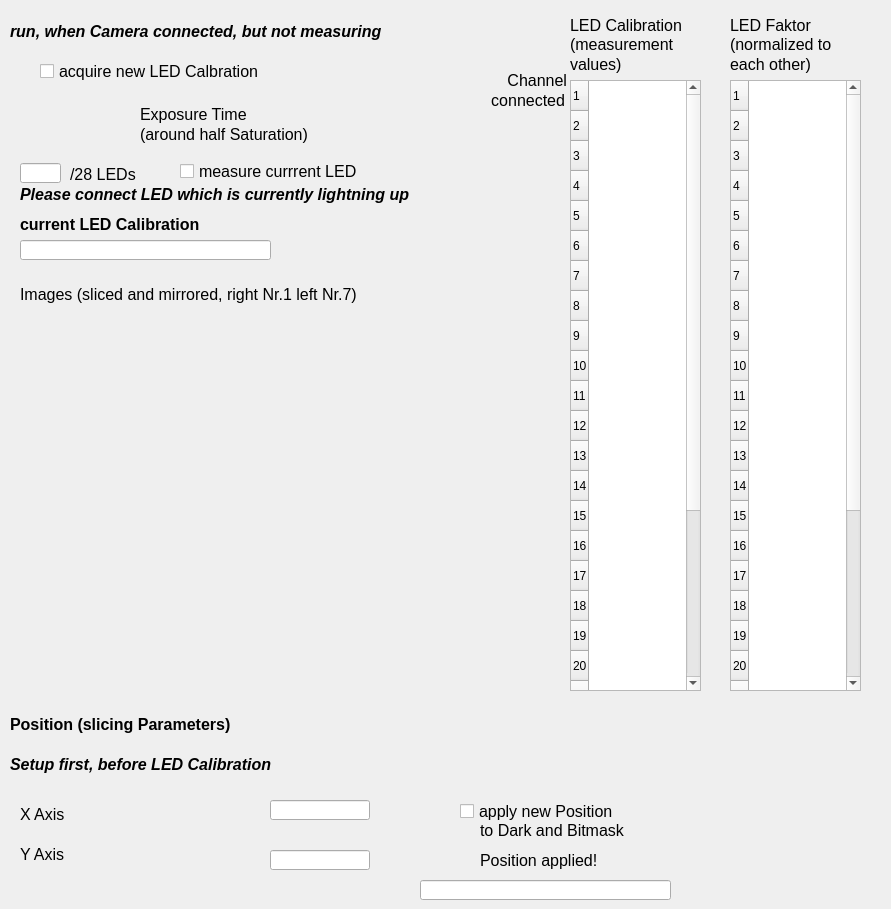
<?xml version="1.0" encoding="UTF-8"?>
<ui version="4.0">
 <class>Dialog</class>
 <widget class="QDialog" name="Dialog">
  <property name="geometry">
   <rect>
    <x>0</x>
    <y>0</y>
    <width>891</width>
    <height>909</height>
   </rect>
  </property>
  <property name="windowTitle">
   <string>Dialog</string>
  </property>
  <widget class="caLabel" name="calabel_9">
   <property name="geometry">
    <rect>
     <x>20</x>
     <y>280</y>
     <width>431</width>
     <height>28</height>
    </rect>
   </property>
   <property name="font">
    <font>
     <pointsize>12</pointsize>
    </font>
   </property>
   <property name="text">
    <string>Images (sliced and mirrored, right Nr.1 left Nr.7)</string>
   </property>
   <property name="alignment">
    <set>Qt::AlignLeading|Qt::AlignLeft|Qt::AlignVCenter</set>
   </property>
   <property name="fontScaleMode">
    <enum>ESimpleLabel::None</enum>
   </property>
  </widget>
  <widget class="caToggleButton" name="catogglebutton_8">
   <property name="geometry">
    <rect>
     <x>40</x>
     <y>60</y>
     <width>421</width>
     <height>22</height>
    </rect>
   </property>
   <property name="font">
    <font>
     <pointsize>12</pointsize>
    </font>
   </property>
   <property name="text">
    <string>acquire new LED Calbration</string>
   </property>
   <property name="channel" stdset="0">
    <string notr="true">$(XX):CAM-acq_LEDCal</string>
   </property>
   <property name="fontScaleMode" stdset="0">
    <enum>caToggleButton::None</enum>
   </property>
  </widget>
  <widget class="caLabel" name="calabel_12">
   <property name="geometry">
    <rect>
     <x>10</x>
     <y>17</y>
     <width>491</width>
     <height>28</height>
    </rect>
   </property>
   <property name="font">
    <font>
     <pointsize>12</pointsize>
     <weight>75</weight>
     <italic>true</italic>
     <bold>true</bold>
    </font>
   </property>
   <property name="text">
    <string>run, when Camera connected, but not measuring</string>
   </property>
   <property name="alignment">
    <set>Qt::AlignLeading|Qt::AlignLeft|Qt::AlignVCenter</set>
   </property>
   <property name="fontScaleMode">
    <enum>ESimpleLabel::None</enum>
   </property>
  </widget>
  <widget class="caTable" name="catable">
   <property name="enabled">
    <bool>true</bool>
   </property>
   <property name="geometry">
    <rect>
     <x>570</x>
     <y>80</y>
     <width>131</width>
     <height>611</height>
    </rect>
   </property>
   <property name="rowCount">
    <number>28</number>
   </property>
   <property name="columnCount">
    <number>0</number>
   </property>
   <property name="channels" stdset="0">
    <string>$(XX):LEDCalA1;$(XX):LEDCalA2;$(XX):LEDCalA3;$(XX):LEDCalA4;$(XX):LEDCalA5;$(XX):LEDCalA6;$(XX):LEDCalA7;$(XX):LEDCalA8;$(XX):LEDCalA9;$(XX):LEDCalA10;$(XX):LEDCalA11;$(XX):LEDCalA12;$(XX):LEDCalA13;$(XX):LEDCalA14;$(XX):LEDCalA15;$(XX):LEDCalA16;$(XX):LEDCalA17;$(XX):LEDCalA18;$(XX):LEDCalA19;$(XX):LEDCalA20;$(XX):LEDCalA21;$(XX):LEDCalA22;$(XX):LEDCalA23;$(XX):LEDCalA24;$(XX):LEDCalA25;$(XX):LEDCalA26;$(XX):LEDCalA27;$(XX):LEDCalA28</string>
   </property>
   <property name="columnSizes">
    <string notr="true">1</string>
   </property>
   <attribute name="horizontalHeaderCascadingSectionResizes">
    <bool>true</bool>
   </attribute>
   <attribute name="horizontalHeaderDefaultSectionSize">
    <number>100</number>
   </attribute>
   <attribute name="horizontalHeaderStretchLastSection">
    <bool>true</bool>
   </attribute>
   <attribute name="verticalHeaderVisible">
    <bool>true</bool>
   </attribute>
   <row/>
   <row/>
   <row/>
   <row/>
   <row/>
   <row/>
   <row/>
   <row/>
   <row/>
   <row/>
   <row/>
   <row/>
   <row/>
   <row/>
   <row/>
   <row/>
   <row/>
   <row/>
   <row/>
   <row/>
   <row/>
   <row/>
   <row/>
   <row/>
   <row/>
   <row/>
   <row/>
   <row/>
  </widget>
  <widget class="caLineEdit" name="calineedit_5">
   <property name="geometry">
    <rect>
     <x>20</x>
     <y>240</y>
     <width>251</width>
     <height>20</height>
    </rect>
   </property>
   <property name="readOnly">
    <bool>true</bool>
   </property>
   <property name="channel" stdset="0">
    <string notr="true">$(XX):LEDCal-Time</string>
   </property>
  </widget>
  <widget class="caLabel" name="calabel_3">
   <property name="geometry">
    <rect>
     <x>20</x>
     <y>210</y>
     <width>361</width>
     <height>28</height>
    </rect>
   </property>
   <property name="font">
    <font>
     <pointsize>12</pointsize>
     <weight>75</weight>
     <bold>true</bold>
    </font>
   </property>
   <property name="text">
    <string>current LED Calibration</string>
   </property>
   <property name="alignment">
    <set>Qt::AlignLeading|Qt::AlignLeft|Qt::AlignVCenter</set>
   </property>
   <property name="fontScaleMode">
    <enum>ESimpleLabel::None</enum>
   </property>
  </widget>
  <widget class="caLabel" name="calabel_13">
   <property name="geometry">
    <rect>
     <x>570</x>
     <y>10</y>
     <width>141</width>
     <height>31</height>
    </rect>
   </property>
   <property name="font">
    <font>
     <pointsize>12</pointsize>
    </font>
   </property>
   <property name="layoutDirection">
    <enum>Qt::LeftToRight</enum>
   </property>
   <property name="text">
    <string>LED Calibration </string>
   </property>
   <property name="alignment">
    <set>Qt::AlignLeading|Qt::AlignLeft|Qt::AlignVCenter</set>
   </property>
   <property name="fontScaleMode">
    <enum>ESimpleLabel::None</enum>
   </property>
  </widget>
  <widget class="caLabel" name="calabel_14">
   <property name="geometry">
    <rect>
     <x>520</x>
     <y>30</y>
     <width>161</width>
     <height>28</height>
    </rect>
   </property>
   <property name="font">
    <font>
     <pointsize>12</pointsize>
    </font>
   </property>
   <property name="layoutDirection">
    <enum>Qt::LeftToRight</enum>
   </property>
   <property name="text">
    <string/>
   </property>
   <property name="alignment">
    <set>Qt::AlignLeading|Qt::AlignLeft|Qt::AlignVCenter</set>
   </property>
   <property name="fontScaleMode">
    <enum>ESimpleLabel::None</enum>
   </property>
  </widget>
  <widget class="caLabel" name="calabel_15">
   <property name="geometry">
    <rect>
     <x>520</x>
     <y>50</y>
     <width>161</width>
     <height>28</height>
    </rect>
   </property>
   <property name="font">
    <font>
     <pointsize>12</pointsize>
    </font>
   </property>
   <property name="layoutDirection">
    <enum>Qt::LeftToRight</enum>
   </property>
   <property name="text">
    <string/>
   </property>
   <property name="alignment">
    <set>Qt::AlignLeading|Qt::AlignLeft|Qt::AlignVCenter</set>
   </property>
   <property name="fontScaleMode">
    <enum>ESimpleLabel::None</enum>
   </property>
  </widget>
  <widget class="caLed" name="caled_3">
   <property name="geometry">
    <rect>
     <x>10</x>
     <y>57</y>
     <width>30</width>
     <height>30</height>
    </rect>
   </property>
   <property name="channel" stdset="0">
    <string notr="true">$(XX):CAM-acq_LEDCal</string>
   </property>
  </widget>
  <widget class="caLabel" name="calabel_16">
   <property name="geometry">
    <rect>
     <x>20</x>
     <y>800</y>
     <width>51</width>
     <height>28</height>
    </rect>
   </property>
   <property name="font">
    <font>
     <pointsize>12</pointsize>
    </font>
   </property>
   <property name="text">
    <string>X Axis</string>
   </property>
   <property name="alignment">
    <set>Qt::AlignLeading|Qt::AlignLeft|Qt::AlignVCenter</set>
   </property>
   <property name="fontScaleMode">
    <enum>ESimpleLabel::None</enum>
   </property>
  </widget>
  <widget class="caLabel" name="calabel_17">
   <property name="geometry">
    <rect>
     <x>20</x>
     <y>840</y>
     <width>51</width>
     <height>28</height>
    </rect>
   </property>
   <property name="font">
    <font>
     <pointsize>12</pointsize>
    </font>
   </property>
   <property name="text">
    <string>Y Axis</string>
   </property>
   <property name="alignment">
    <set>Qt::AlignLeading|Qt::AlignLeft|Qt::AlignVCenter</set>
   </property>
   <property name="fontScaleMode">
    <enum>ESimpleLabel::None</enum>
   </property>
  </widget>
  <widget class="caLabel" name="calabel_4">
   <property name="geometry">
    <rect>
     <x>10</x>
     <y>710</y>
     <width>351</width>
     <height>28</height>
    </rect>
   </property>
   <property name="font">
    <font>
     <pointsize>12</pointsize>
     <weight>75</weight>
     <bold>true</bold>
    </font>
   </property>
   <property name="text">
    <string>Position (slicing Parameters)</string>
   </property>
   <property name="alignment">
    <set>Qt::AlignLeading|Qt::AlignLeft|Qt::AlignVCenter</set>
   </property>
   <property name="fontScaleMode">
    <enum>ESimpleLabel::None</enum>
   </property>
  </widget>
  <widget class="caNumeric" name="canumeric_2">
   <property name="geometry">
    <rect>
     <x>80</x>
     <y>790</y>
     <width>81</width>
     <height>41</height>
    </rect>
   </property>
   <property name="integerDigits" stdset="0">
    <number>3</number>
   </property>
   <property name="decimalDigits" stdset="0">
    <number>0</number>
   </property>
   <property name="channel" stdset="0">
    <string notr="true">$(XX):CAM-X_START</string>
   </property>
  </widget>
  <widget class="caLineEdit" name="calineedit_13">
   <property name="geometry">
    <rect>
     <x>270</x>
     <y>800</y>
     <width>100</width>
     <height>20</height>
    </rect>
   </property>
   <property name="readOnly">
    <bool>true</bool>
   </property>
   <property name="channel" stdset="0">
    <string notr="true">$(XX):CAM-IMAGEx</string>
   </property>
   <property name="unitsEnabled">
    <bool>true</bool>
   </property>
  </widget>
  <widget class="caLineEdit" name="calineedit_14">
   <property name="geometry">
    <rect>
     <x>270</x>
     <y>850</y>
     <width>100</width>
     <height>20</height>
    </rect>
   </property>
   <property name="readOnly">
    <bool>true</bool>
   </property>
   <property name="channel" stdset="0">
    <string notr="true">$(XX):CAM-IMAGEy</string>
   </property>
   <property name="unitsEnabled">
    <bool>true</bool>
   </property>
  </widget>
  <widget class="caNumeric" name="canumeric_3">
   <property name="geometry">
    <rect>
     <x>170</x>
     <y>790</y>
     <width>81</width>
     <height>41</height>
    </rect>
   </property>
   <property name="integerDigits" stdset="0">
    <number>3</number>
   </property>
   <property name="decimalDigits" stdset="0">
    <number>0</number>
   </property>
   <property name="channel" stdset="0">
    <string notr="true">$(XX):CAM-X_END</string>
   </property>
  </widget>
  <widget class="caNumeric" name="canumeric_8">
   <property name="geometry">
    <rect>
     <x>170</x>
     <y>840</y>
     <width>81</width>
     <height>41</height>
    </rect>
   </property>
   <property name="integerDigits" stdset="0">
    <number>3</number>
   </property>
   <property name="decimalDigits" stdset="0">
    <number>0</number>
   </property>
   <property name="channel" stdset="0">
    <string notr="true">$(XX):CAM-Y_END</string>
   </property>
  </widget>
  <widget class="caNumeric" name="canumeric_9">
   <property name="geometry">
    <rect>
     <x>80</x>
     <y>840</y>
     <width>81</width>
     <height>41</height>
    </rect>
   </property>
   <property name="integerDigits" stdset="0">
    <number>3</number>
   </property>
   <property name="decimalDigits" stdset="0">
    <number>0</number>
   </property>
   <property name="channel" stdset="0">
    <string notr="true">$(XX):CAM-Y_START</string>
   </property>
  </widget>
  <widget class="caLabel" name="calabel_18">
   <property name="geometry">
    <rect>
     <x>10</x>
     <y>750</y>
     <width>661</width>
     <height>28</height>
    </rect>
   </property>
   <property name="font">
    <font>
     <pointsize>12</pointsize>
     <weight>75</weight>
     <italic>true</italic>
     <bold>true</bold>
    </font>
   </property>
   <property name="text">
    <string>Setup first, before LED Calibration</string>
   </property>
   <property name="alignment">
    <set>Qt::AlignLeading|Qt::AlignLeft|Qt::AlignVCenter</set>
   </property>
   <property name="fontScaleMode">
    <enum>ESimpleLabel::None</enum>
   </property>
  </widget>
  <widget class="caToggleButton" name="catogglebutton_9">
   <property name="geometry">
    <rect>
     <x>460</x>
     <y>800</y>
     <width>201</width>
     <height>22</height>
    </rect>
   </property>
   <property name="font">
    <font>
     <pointsize>12</pointsize>
    </font>
   </property>
   <property name="text">
    <string>apply new Position</string>
   </property>
   <property name="channel" stdset="0">
    <string notr="true">$(XX):CAM-applyPOS</string>
   </property>
   <property name="fontScaleMode" stdset="0">
    <enum>caToggleButton::None</enum>
   </property>
  </widget>
  <widget class="caLed" name="caled_4">
   <property name="geometry">
    <rect>
     <x>450</x>
     <y>840</y>
     <width>30</width>
     <height>35</height>
    </rect>
   </property>
   <property name="channel" stdset="0">
    <string notr="true">$(XX):POS-applied</string>
   </property>
  </widget>
  <widget class="caLabel" name="calabel_19">
   <property name="geometry">
    <rect>
     <x>480</x>
     <y>820</y>
     <width>191</width>
     <height>20</height>
    </rect>
   </property>
   <property name="font">
    <font>
     <pointsize>12</pointsize>
    </font>
   </property>
   <property name="text">
    <string>to Dark and Bitmask</string>
   </property>
   <property name="alignment">
    <set>Qt::AlignLeading|Qt::AlignLeft|Qt::AlignVCenter</set>
   </property>
   <property name="fontScaleMode">
    <enum>ESimpleLabel::None</enum>
   </property>
  </widget>
  <widget class="caLabel" name="calabel_20">
   <property name="geometry">
    <rect>
     <x>480</x>
     <y>850</y>
     <width>191</width>
     <height>20</height>
    </rect>
   </property>
   <property name="font">
    <font>
     <pointsize>12</pointsize>
    </font>
   </property>
   <property name="text">
    <string>Position applied!</string>
   </property>
   <property name="alignment">
    <set>Qt::AlignLeading|Qt::AlignLeft|Qt::AlignVCenter</set>
   </property>
   <property name="fontScaleMode">
    <enum>ESimpleLabel::None</enum>
   </property>
  </widget>
  <widget class="caLineEdit" name="calineedit_6">
   <property name="geometry">
    <rect>
     <x>420</x>
     <y>880</y>
     <width>251</width>
     <height>20</height>
    </rect>
   </property>
   <property name="readOnly">
    <bool>true</bool>
   </property>
   <property name="channel" stdset="0">
    <string notr="true">$(XX):POS-Time</string>
   </property>
  </widget>
  <widget class="caLabel" name="calabel_21">
   <property name="geometry">
    <rect>
     <x>730</x>
     <y>10</y>
     <width>141</width>
     <height>31</height>
    </rect>
   </property>
   <property name="font">
    <font>
     <pointsize>12</pointsize>
    </font>
   </property>
   <property name="layoutDirection">
    <enum>Qt::LeftToRight</enum>
   </property>
   <property name="text">
    <string>LED Faktor</string>
   </property>
   <property name="alignment">
    <set>Qt::AlignLeading|Qt::AlignLeft|Qt::AlignVCenter</set>
   </property>
   <property name="fontScaleMode">
    <enum>ESimpleLabel::None</enum>
   </property>
  </widget>
  <widget class="caLabel" name="calabel_22">
   <property name="geometry">
    <rect>
     <x>730</x>
     <y>30</y>
     <width>161</width>
     <height>28</height>
    </rect>
   </property>
   <property name="font">
    <font>
     <pointsize>12</pointsize>
    </font>
   </property>
   <property name="layoutDirection">
    <enum>Qt::LeftToRight</enum>
   </property>
   <property name="text">
    <string>(normalized to</string>
   </property>
   <property name="alignment">
    <set>Qt::AlignLeading|Qt::AlignLeft|Qt::AlignVCenter</set>
   </property>
   <property name="fontScaleMode">
    <enum>ESimpleLabel::None</enum>
   </property>
  </widget>
  <widget class="caLabel" name="calabel_23">
   <property name="geometry">
    <rect>
     <x>730</x>
     <y>50</y>
     <width>161</width>
     <height>28</height>
    </rect>
   </property>
   <property name="font">
    <font>
     <pointsize>12</pointsize>
    </font>
   </property>
   <property name="layoutDirection">
    <enum>Qt::LeftToRight</enum>
   </property>
   <property name="text">
    <string>each other)</string>
   </property>
   <property name="alignment">
    <set>Qt::AlignLeading|Qt::AlignLeft|Qt::AlignVCenter</set>
   </property>
   <property name="fontScaleMode">
    <enum>ESimpleLabel::None</enum>
   </property>
  </widget>
  <widget class="caTable" name="catable_2">
   <property name="enabled">
    <bool>true</bool>
   </property>
   <property name="geometry">
    <rect>
     <x>730</x>
     <y>80</y>
     <width>131</width>
     <height>611</height>
    </rect>
   </property>
   <property name="rowCount">
    <number>28</number>
   </property>
   <property name="columnCount">
    <number>0</number>
   </property>
   <property name="channels" stdset="0">
    <string>$(XX):LEDFAKTOR1;$(XX):LEDFAKTOR2;$(XX):LEDFAKTOR3;$(XX):LEDFAKTOR4;$(XX):LEDFAKTOR5;$(XX):LEDFAKTOR6;$(XX):LEDFAKTOR7;$(XX):LEDFAKTOR8;$(XX):LEDFAKTOR9;$(XX):LEDFAKTOR10;$(XX):LEDFAKTOR11;$(XX):LEDFAKTOR12;$(XX):LEDFAKTOR13;$(XX):LEDFAKTOR14;$(XX):LEDFAKTOR15;$(XX):LEDFAKTOR16;$(XX):LEDFAKTOR17;$(XX):LEDFAKTOR18;$(XX):LEDFAKTOR19;$(XX):LEDFAKTOR20;$(XX):LEDFAKTOR21;$(XX):LEDFAKTOR22;$(XX):LEDFAKTOR23;$(XX):LEDFAKTOR24;$(XX):LEDFAKTOR25;$(XX):LEDFAKTOR26;$(XX):LEDFAKTOR27;$(XX):LEDFAKTOR28</string>
   </property>
   <property name="columnSizes">
    <string notr="true">0</string>
   </property>
   <attribute name="horizontalHeaderCascadingSectionResizes">
    <bool>true</bool>
   </attribute>
   <attribute name="horizontalHeaderDefaultSectionSize">
    <number>100</number>
   </attribute>
   <attribute name="horizontalHeaderStretchLastSection">
    <bool>true</bool>
   </attribute>
   <attribute name="verticalHeaderVisible">
    <bool>true</bool>
   </attribute>
   <row/>
   <row/>
   <row/>
   <row/>
   <row/>
   <row/>
   <row/>
   <row/>
   <row/>
   <row/>
   <row/>
   <row/>
   <row/>
   <row/>
   <row/>
   <row/>
   <row/>
   <row/>
   <row/>
   <row/>
   <row/>
   <row/>
   <row/>
   <row/>
   <row/>
   <row/>
   <row/>
   <row/>
  </widget>
  <widget class="caLed" name="caled_25">
   <property name="geometry">
    <rect>
     <x>550</x>
     <y>290</y>
     <width>18</width>
     <height>18</height>
    </rect>
   </property>
   <property name="channel" stdset="0">
    <string notr="true">$(XX):ChlA10</string>
   </property>
   <property name="colorMode">
    <enum>caLed::Static</enum>
   </property>
   <property name="trueColor">
    <color>
     <red>0</red>
     <green>255</green>
     <blue>0</blue>
    </color>
   </property>
  </widget>
  <widget class="caLed" name="caled_46">
   <property name="geometry">
    <rect>
     <x>550</x>
     <y>651</y>
     <width>18</width>
     <height>18</height>
    </rect>
   </property>
   <property name="channel" stdset="0">
    <string notr="true">$(XX):ChlA28</string>
   </property>
   <property name="colorMode">
    <enum>caLed::Static</enum>
   </property>
   <property name="trueColor">
    <color>
     <red>0</red>
     <green>255</green>
     <blue>0</blue>
    </color>
   </property>
  </widget>
  <widget class="caLed" name="caled_42">
   <property name="geometry">
    <rect>
     <x>550</x>
     <y>570</y>
     <width>18</width>
     <height>18</height>
    </rect>
   </property>
   <property name="channel" stdset="0">
    <string notr="true">$(XX):ChlA24</string>
   </property>
   <property name="colorMode">
    <enum>caLed::Static</enum>
   </property>
   <property name="trueColor">
    <color>
     <red>0</red>
     <green>255</green>
     <blue>0</blue>
    </color>
   </property>
  </widget>
  <widget class="caLed" name="caled_14">
   <property name="geometry">
    <rect>
     <x>550</x>
     <y>210</y>
     <width>18</width>
     <height>18</height>
    </rect>
   </property>
   <property name="channel" stdset="0">
    <string notr="true">$(XX):ChlA6</string>
   </property>
   <property name="colorMode">
    <enum>caLed::Static</enum>
   </property>
   <property name="trueColor">
    <color>
     <red>0</red>
     <green>255</green>
     <blue>0</blue>
    </color>
   </property>
  </widget>
  <widget class="caLed" name="caled_37">
   <property name="geometry">
    <rect>
     <x>550</x>
     <y>470</y>
     <width>18</width>
     <height>18</height>
    </rect>
   </property>
   <property name="channel" stdset="0">
    <string notr="true">$(XX):ChlA19</string>
   </property>
   <property name="colorMode">
    <enum>caLed::Static</enum>
   </property>
   <property name="trueColor">
    <color>
     <red>0</red>
     <green>255</green>
     <blue>0</blue>
    </color>
   </property>
  </widget>
  <widget class="caLed" name="caled_33">
   <property name="geometry">
    <rect>
     <x>550</x>
     <y>390</y>
     <width>18</width>
     <height>18</height>
    </rect>
   </property>
   <property name="channel" stdset="0">
    <string notr="true">$(XX):ChlA15</string>
   </property>
   <property name="colorMode">
    <enum>caLed::Static</enum>
   </property>
   <property name="trueColor">
    <color>
     <red>0</red>
     <green>255</green>
     <blue>0</blue>
    </color>
   </property>
  </widget>
  <widget class="caLed" name="caled_26">
   <property name="geometry">
    <rect>
     <x>550</x>
     <y>310</y>
     <width>18</width>
     <height>18</height>
    </rect>
   </property>
   <property name="channel" stdset="0">
    <string notr="true">$(XX):ChlA11</string>
   </property>
   <property name="colorMode">
    <enum>caLed::Static</enum>
   </property>
   <property name="trueColor">
    <color>
     <red>0</red>
     <green>255</green>
     <blue>0</blue>
    </color>
   </property>
  </widget>
  <widget class="caLed" name="caled_15">
   <property name="geometry">
    <rect>
     <x>550</x>
     <y>230</y>
     <width>18</width>
     <height>18</height>
    </rect>
   </property>
   <property name="channel" stdset="0">
    <string notr="true">$(XX):ChlA7</string>
   </property>
   <property name="colorMode">
    <enum>caLed::Static</enum>
   </property>
   <property name="trueColor">
    <color>
     <red>0</red>
     <green>255</green>
     <blue>0</blue>
    </color>
   </property>
  </widget>
  <widget class="caLabel" name="calabel_24">
   <property name="geometry">
    <rect>
     <x>496</x>
     <y>70</y>
     <width>71</width>
     <height>21</height>
    </rect>
   </property>
   <property name="font">
    <font>
     <pointsize>12</pointsize>
    </font>
   </property>
   <property name="layoutDirection">
    <enum>Qt::RightToLeft</enum>
   </property>
   <property name="text">
    <string>Channel</string>
   </property>
   <property name="alignment">
    <set>Qt::AlignRight|Qt::AlignTrailing|Qt::AlignVCenter</set>
   </property>
   <property name="fontScaleMode">
    <enum>ESimpleLabel::None</enum>
   </property>
  </widget>
  <widget class="caLed" name="caled_43">
   <property name="geometry">
    <rect>
     <x>550</x>
     <y>590</y>
     <width>18</width>
     <height>18</height>
    </rect>
   </property>
   <property name="channel" stdset="0">
    <string notr="true">$(XX):ChlA25</string>
   </property>
   <property name="colorMode">
    <enum>caLed::Static</enum>
   </property>
   <property name="trueColor">
    <color>
     <red>0</red>
     <green>255</green>
     <blue>0</blue>
    </color>
   </property>
  </widget>
  <widget class="caLed" name="caled_38">
   <property name="geometry">
    <rect>
     <x>550</x>
     <y>490</y>
     <width>18</width>
     <height>18</height>
    </rect>
   </property>
   <property name="channel" stdset="0">
    <string notr="true">$(XX):ChlA20</string>
   </property>
   <property name="colorMode">
    <enum>caLed::Static</enum>
   </property>
   <property name="trueColor">
    <color>
     <red>0</red>
     <green>255</green>
     <blue>0</blue>
    </color>
   </property>
  </widget>
  <widget class="caLed" name="caled_34">
   <property name="geometry">
    <rect>
     <x>550</x>
     <y>410</y>
     <width>18</width>
     <height>18</height>
    </rect>
   </property>
   <property name="channel" stdset="0">
    <string notr="true">$(XX):ChlA16</string>
   </property>
   <property name="colorMode">
    <enum>caLed::Static</enum>
   </property>
   <property name="trueColor">
    <color>
     <red>0</red>
     <green>255</green>
     <blue>0</blue>
    </color>
   </property>
  </widget>
  <widget class="caLed" name="caled_40">
   <property name="geometry">
    <rect>
     <x>550</x>
     <y>530</y>
     <width>18</width>
     <height>18</height>
    </rect>
   </property>
   <property name="channel" stdset="0">
    <string notr="true">$(XX):ChlA22</string>
   </property>
   <property name="colorMode">
    <enum>caLed::Static</enum>
   </property>
   <property name="trueColor">
    <color>
     <red>0</red>
     <green>255</green>
     <blue>0</blue>
    </color>
   </property>
  </widget>
  <widget class="caLed" name="caled_28">
   <property name="geometry">
    <rect>
     <x>550</x>
     <y>330</y>
     <width>18</width>
     <height>18</height>
    </rect>
   </property>
   <property name="channel" stdset="0">
    <string notr="true">$(XX):ChlA12</string>
   </property>
   <property name="colorMode">
    <enum>caLed::Static</enum>
   </property>
   <property name="trueColor">
    <color>
     <red>0</red>
     <green>255</green>
     <blue>0</blue>
    </color>
   </property>
  </widget>
  <widget class="caLed" name="caled_16">
   <property name="geometry">
    <rect>
     <x>550</x>
     <y>250</y>
     <width>18</width>
     <height>18</height>
    </rect>
   </property>
   <property name="channel" stdset="0">
    <string notr="true">$(XX):ChlA8</string>
   </property>
   <property name="colorMode">
    <enum>caLed::Static</enum>
   </property>
   <property name="trueColor">
    <color>
     <red>0</red>
     <green>255</green>
     <blue>0</blue>
    </color>
   </property>
  </widget>
  <widget class="caLed" name="caled_12">
   <property name="geometry">
    <rect>
     <x>550</x>
     <y>170</y>
     <width>18</width>
     <height>18</height>
    </rect>
   </property>
   <property name="channel" stdset="0">
    <string notr="true">$(XX):ChlA4</string>
   </property>
   <property name="colorMode">
    <enum>caLed::Static</enum>
   </property>
   <property name="trueColor">
    <color>
     <red>0</red>
     <green>255</green>
     <blue>0</blue>
    </color>
   </property>
  </widget>
  <widget class="caLabel" name="calabel_25">
   <property name="geometry">
    <rect>
     <x>474</x>
     <y>90</y>
     <width>91</width>
     <height>21</height>
    </rect>
   </property>
   <property name="font">
    <font>
     <pointsize>12</pointsize>
    </font>
   </property>
   <property name="layoutDirection">
    <enum>Qt::RightToLeft</enum>
   </property>
   <property name="text">
    <string>connected</string>
   </property>
   <property name="alignment">
    <set>Qt::AlignRight|Qt::AlignTrailing|Qt::AlignVCenter</set>
   </property>
   <property name="fontScaleMode">
    <enum>ESimpleLabel::None</enum>
   </property>
  </widget>
  <widget class="caLed" name="caled_44">
   <property name="geometry">
    <rect>
     <x>550</x>
     <y>610</y>
     <width>18</width>
     <height>18</height>
    </rect>
   </property>
   <property name="channel" stdset="0">
    <string notr="true">$(XX):ChlA26</string>
   </property>
   <property name="colorMode">
    <enum>caLed::Static</enum>
   </property>
   <property name="trueColor">
    <color>
     <red>0</red>
     <green>255</green>
     <blue>0</blue>
    </color>
   </property>
  </widget>
  <widget class="caLed" name="caled_39">
   <property name="geometry">
    <rect>
     <x>550</x>
     <y>510</y>
     <width>18</width>
     <height>18</height>
    </rect>
   </property>
   <property name="channel" stdset="0">
    <string notr="true">$(XX):ChlA21</string>
   </property>
   <property name="colorMode">
    <enum>caLed::Static</enum>
   </property>
   <property name="trueColor">
    <color>
     <red>0</red>
     <green>255</green>
     <blue>0</blue>
    </color>
   </property>
  </widget>
  <widget class="caLed" name="caled">
   <property name="geometry">
    <rect>
     <x>550</x>
     <y>110</y>
     <width>18</width>
     <height>18</height>
    </rect>
   </property>
   <property name="channel" stdset="0">
    <string notr="true">$(XX):ChlA1</string>
   </property>
   <property name="colorMode">
    <enum>caLed::Static</enum>
   </property>
   <property name="trueColor">
    <color>
     <red>0</red>
     <green>255</green>
     <blue>0</blue>
    </color>
   </property>
  </widget>
  <widget class="caLed" name="caled_35">
   <property name="geometry">
    <rect>
     <x>550</x>
     <y>430</y>
     <width>18</width>
     <height>18</height>
    </rect>
   </property>
   <property name="channel" stdset="0">
    <string notr="true">$(XX):ChlA17</string>
   </property>
   <property name="colorMode">
    <enum>caLed::Static</enum>
   </property>
   <property name="trueColor">
    <color>
     <red>0</red>
     <green>255</green>
     <blue>0</blue>
    </color>
   </property>
  </widget>
  <widget class="caLed" name="caled_8">
   <property name="geometry">
    <rect>
     <x>550</x>
     <y>150</y>
     <width>18</width>
     <height>18</height>
    </rect>
   </property>
   <property name="channel" stdset="0">
    <string notr="true">$(XX):ChlA3</string>
   </property>
   <property name="colorMode">
    <enum>caLed::Static</enum>
   </property>
   <property name="trueColor">
    <color>
     <red>0</red>
     <green>255</green>
     <blue>0</blue>
    </color>
   </property>
  </widget>
  <widget class="caLed" name="caled_30">
   <property name="geometry">
    <rect>
     <x>550</x>
     <y>350</y>
     <width>18</width>
     <height>18</height>
    </rect>
   </property>
   <property name="channel" stdset="0">
    <string notr="true">$(XX):ChlA13</string>
   </property>
   <property name="colorMode">
    <enum>caLed::Static</enum>
   </property>
   <property name="trueColor">
    <color>
     <red>0</red>
     <green>255</green>
     <blue>0</blue>
    </color>
   </property>
  </widget>
  <widget class="caLed" name="caled_24">
   <property name="geometry">
    <rect>
     <x>550</x>
     <y>270</y>
     <width>18</width>
     <height>18</height>
    </rect>
   </property>
   <property name="channel" stdset="0">
    <string notr="true">$(XX):ChlA9</string>
   </property>
   <property name="colorMode">
    <enum>caLed::Static</enum>
   </property>
   <property name="trueColor">
    <color>
     <red>0</red>
     <green>255</green>
     <blue>0</blue>
    </color>
   </property>
  </widget>
  <widget class="caLed" name="caled_45">
   <property name="geometry">
    <rect>
     <x>550</x>
     <y>630</y>
     <width>18</width>
     <height>18</height>
    </rect>
   </property>
   <property name="channel" stdset="0">
    <string notr="true">$(XX):ChlA27</string>
   </property>
   <property name="colorMode">
    <enum>caLed::Static</enum>
   </property>
   <property name="trueColor">
    <color>
     <red>0</red>
     <green>255</green>
     <blue>0</blue>
    </color>
   </property>
  </widget>
  <widget class="caLed" name="caled_41">
   <property name="geometry">
    <rect>
     <x>550</x>
     <y>550</y>
     <width>18</width>
     <height>18</height>
    </rect>
   </property>
   <property name="channel" stdset="0">
    <string notr="true">$(XX):ChlA23</string>
   </property>
   <property name="colorMode">
    <enum>caLed::Static</enum>
   </property>
   <property name="trueColor">
    <color>
     <red>0</red>
     <green>255</green>
     <blue>0</blue>
    </color>
   </property>
  </widget>
  <widget class="caLed" name="caled_2">
   <property name="geometry">
    <rect>
     <x>550</x>
     <y>130</y>
     <width>18</width>
     <height>18</height>
    </rect>
   </property>
   <property name="channel" stdset="0">
    <string notr="true">$(XX):ChlA2</string>
   </property>
   <property name="colorMode">
    <enum>caLed::Static</enum>
   </property>
   <property name="trueColor">
    <color>
     <red>0</red>
     <green>255</green>
     <blue>0</blue>
    </color>
   </property>
  </widget>
  <widget class="caLed" name="caled_13">
   <property name="geometry">
    <rect>
     <x>550</x>
     <y>190</y>
     <width>18</width>
     <height>18</height>
    </rect>
   </property>
   <property name="channel" stdset="0">
    <string notr="true">$(XX):ChlA5</string>
   </property>
   <property name="colorMode">
    <enum>caLed::Static</enum>
   </property>
   <property name="trueColor">
    <color>
     <red>0</red>
     <green>255</green>
     <blue>0</blue>
    </color>
   </property>
  </widget>
  <widget class="caLed" name="caled_36">
   <property name="geometry">
    <rect>
     <x>550</x>
     <y>450</y>
     <width>18</width>
     <height>18</height>
    </rect>
   </property>
   <property name="channel" stdset="0">
    <string notr="true">$(XX):ChlA18</string>
   </property>
   <property name="colorMode">
    <enum>caLed::Static</enum>
   </property>
   <property name="trueColor">
    <color>
     <red>0</red>
     <green>255</green>
     <blue>0</blue>
    </color>
   </property>
  </widget>
  <widget class="caLed" name="caled_32">
   <property name="geometry">
    <rect>
     <x>550</x>
     <y>370</y>
     <width>18</width>
     <height>18</height>
    </rect>
   </property>
   <property name="channel" stdset="0">
    <string notr="true">$(XX):ChlA14</string>
   </property>
   <property name="colorMode">
    <enum>caLed::Static</enum>
   </property>
   <property name="trueColor">
    <color>
     <red>0</red>
     <green>255</green>
     <blue>0</blue>
    </color>
   </property>
  </widget>
  <widget class="caLabel" name="calabel_26">
   <property name="geometry">
    <rect>
     <x>140</x>
     <y>100</y>
     <width>171</width>
     <height>28</height>
    </rect>
   </property>
   <property name="font">
    <font>
     <pointsize>12</pointsize>
    </font>
   </property>
   <property name="text">
    <string>Exposure Time</string>
   </property>
   <property name="alignment">
    <set>Qt::AlignLeading|Qt::AlignLeft|Qt::AlignVCenter</set>
   </property>
   <property name="fontScaleMode">
    <enum>ESimpleLabel::None</enum>
   </property>
  </widget>
  <widget class="caNumeric" name="canumeric_4">
   <property name="geometry">
    <rect>
     <x>20</x>
     <y>100</y>
     <width>111</width>
     <height>41</height>
    </rect>
   </property>
   <property name="integerDigits" stdset="0">
    <number>8</number>
   </property>
   <property name="decimalDigits" stdset="0">
    <number>0</number>
   </property>
   <property name="channel" stdset="0">
    <string notr="true">$(XX):LEDCal-EXPT</string>
   </property>
   <property name="limitsMode">
    <enum>caNumeric::User</enum>
   </property>
   <property name="maxValue">
    <double>20000000.000000000000000</double>
   </property>
   <property name="minValue">
    <double>0.000000000000000</double>
   </property>
  </widget>
  <widget class="caLabel" name="calabel_27">
   <property name="geometry">
    <rect>
     <x>140</x>
     <y>120</y>
     <width>201</width>
     <height>28</height>
    </rect>
   </property>
   <property name="font">
    <font>
     <pointsize>12</pointsize>
    </font>
   </property>
   <property name="text">
    <string>(around half Saturation)</string>
   </property>
   <property name="alignment">
    <set>Qt::AlignLeading|Qt::AlignLeft|Qt::AlignVCenter</set>
   </property>
   <property name="fontScaleMode">
    <enum>ESimpleLabel::None</enum>
   </property>
  </widget>
  <widget class="caLabel" name="calabel_28">
   <property name="geometry">
    <rect>
     <x>570</x>
     <y>50</y>
     <width>161</width>
     <height>28</height>
    </rect>
   </property>
   <property name="font">
    <font>
     <pointsize>12</pointsize>
    </font>
   </property>
   <property name="layoutDirection">
    <enum>Qt::LeftToRight</enum>
   </property>
   <property name="text">
    <string>values)</string>
   </property>
   <property name="alignment">
    <set>Qt::AlignLeading|Qt::AlignLeft|Qt::AlignVCenter</set>
   </property>
   <property name="fontScaleMode">
    <enum>ESimpleLabel::None</enum>
   </property>
  </widget>
  <widget class="caLabel" name="calabel_29">
   <property name="geometry">
    <rect>
     <x>570</x>
     <y>30</y>
     <width>161</width>
     <height>28</height>
    </rect>
   </property>
   <property name="font">
    <font>
     <pointsize>12</pointsize>
    </font>
   </property>
   <property name="layoutDirection">
    <enum>Qt::LeftToRight</enum>
   </property>
   <property name="text">
    <string>(measurement</string>
   </property>
   <property name="alignment">
    <set>Qt::AlignLeading|Qt::AlignLeft|Qt::AlignVCenter</set>
   </property>
   <property name="fontScaleMode">
    <enum>ESimpleLabel::None</enum>
   </property>
  </widget>
  <widget class="caLabel" name="calabel_7">
   <property name="geometry">
    <rect>
     <x>70</x>
     <y>160</y>
     <width>291</width>
     <height>28</height>
    </rect>
   </property>
   <property name="font">
    <font>
     <pointsize>12</pointsize>
    </font>
   </property>
   <property name="text">
    <string>/28 LEDs </string>
   </property>
   <property name="alignment">
    <set>Qt::AlignLeading|Qt::AlignLeft|Qt::AlignVCenter</set>
   </property>
   <property name="fontScaleMode">
    <enum>ESimpleLabel::None</enum>
   </property>
  </widget>
  <widget class="caLineEdit" name="calineedit_2">
   <property name="geometry">
    <rect>
     <x>20</x>
     <y>163</y>
     <width>41</width>
     <height>20</height>
    </rect>
   </property>
   <property name="channel" stdset="0">
    <string notr="true">$(XX):LEDCal-NR</string>
   </property>
  </widget>
  <widget class="caCamera" name="cacamera_3">
   <property name="geometry">
    <rect>
     <x>10</x>
     <y>310</y>
     <width>531</width>
     <height>331</height>
    </rect>
   </property>
   <property name="channelData" stdset="0">
    <string notr="true">$(XX):LEDCalI</string>
   </property>
   <property name="channelWidth" stdset="0">
    <string notr="true">$(XX):CAM-IMAGEx</string>
   </property>
   <property name="channelHeight" stdset="0">
    <string notr="true">$(XX):CAM-IMAGEy</string>
   </property>
   <property name="minLevel">
    <string notr="true">0</string>
   </property>
  </widget>
  <widget class="caLabel" name="calabel_30">
   <property name="geometry">
    <rect>
     <x>20</x>
     <y>180</y>
     <width>491</width>
     <height>28</height>
    </rect>
   </property>
   <property name="font">
    <font>
     <pointsize>12</pointsize>
     <weight>75</weight>
     <italic>true</italic>
     <bold>true</bold>
    </font>
   </property>
   <property name="text">
    <string>Please connect LED which is currently lightning up</string>
   </property>
   <property name="alignment">
    <set>Qt::AlignLeading|Qt::AlignLeft|Qt::AlignVCenter</set>
   </property>
   <property name="fontScaleMode">
    <enum>ESimpleLabel::None</enum>
   </property>
  </widget>
  <widget class="caToggleButton" name="catogglebutton_10">
   <property name="geometry">
    <rect>
     <x>180</x>
     <y>160</y>
     <width>241</width>
     <height>22</height>
    </rect>
   </property>
   <property name="font">
    <font>
     <pointsize>12</pointsize>
    </font>
   </property>
   <property name="text">
    <string>measure currrent LED</string>
   </property>
   <property name="channel" stdset="0">
    <string notr="true">$(XX):LEDCal-Next</string>
   </property>
   <property name="fontScaleMode" stdset="0">
    <enum>caToggleButton::None</enum>
   </property>
  </widget>
  <widget class="caLed" name="caled_5">
   <property name="geometry">
    <rect>
     <x>150</x>
     <y>157</y>
     <width>30</width>
     <height>30</height>
    </rect>
   </property>
   <property name="channel" stdset="0">
    <string notr="true">$(XX):LEDCal-Next</string>
   </property>
  </widget>
 </widget>
 <customwidgets>
  <customwidget>
   <class>caNumeric</class>
   <extends>QFrame</extends>
   <header>caNumeric</header>
  </customwidget>
  <customwidget>
   <class>caToggleButton</class>
   <extends>QCheckBox</extends>
   <header>caToggleButton</header>
  </customwidget>
  <customwidget>
   <class>caLabel</class>
   <extends>QLabel</extends>
   <header>caLabel</header>
  </customwidget>
  <customwidget>
   <class>caLed</class>
   <extends>QWidget</extends>
   <header>caLed</header>
  </customwidget>
  <customwidget>
   <class>caLineEdit</class>
   <extends>QLineEdit</extends>
   <header>caLineEdit</header>
  </customwidget>
  <customwidget>
   <class>caTable</class>
   <extends>QTableWidget</extends>
   <header>caTable</header>
  </customwidget>
  <customwidget>
   <class>caCamera</class>
   <extends>QWidget</extends>
   <header>caCamera</header>
  </customwidget>
 </customwidgets>
 <resources/>
 <connections/>
</ui>
